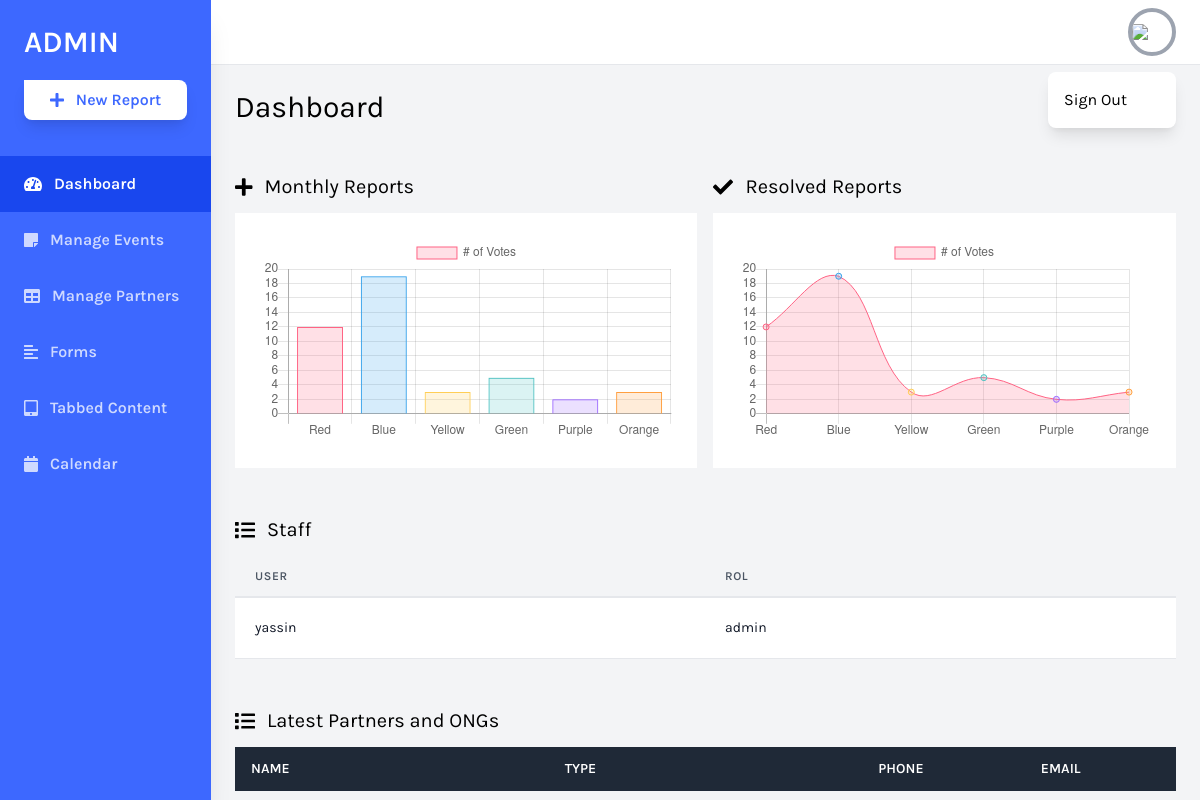
Page /daskboard/index.php (signed in) on the earlier database version.
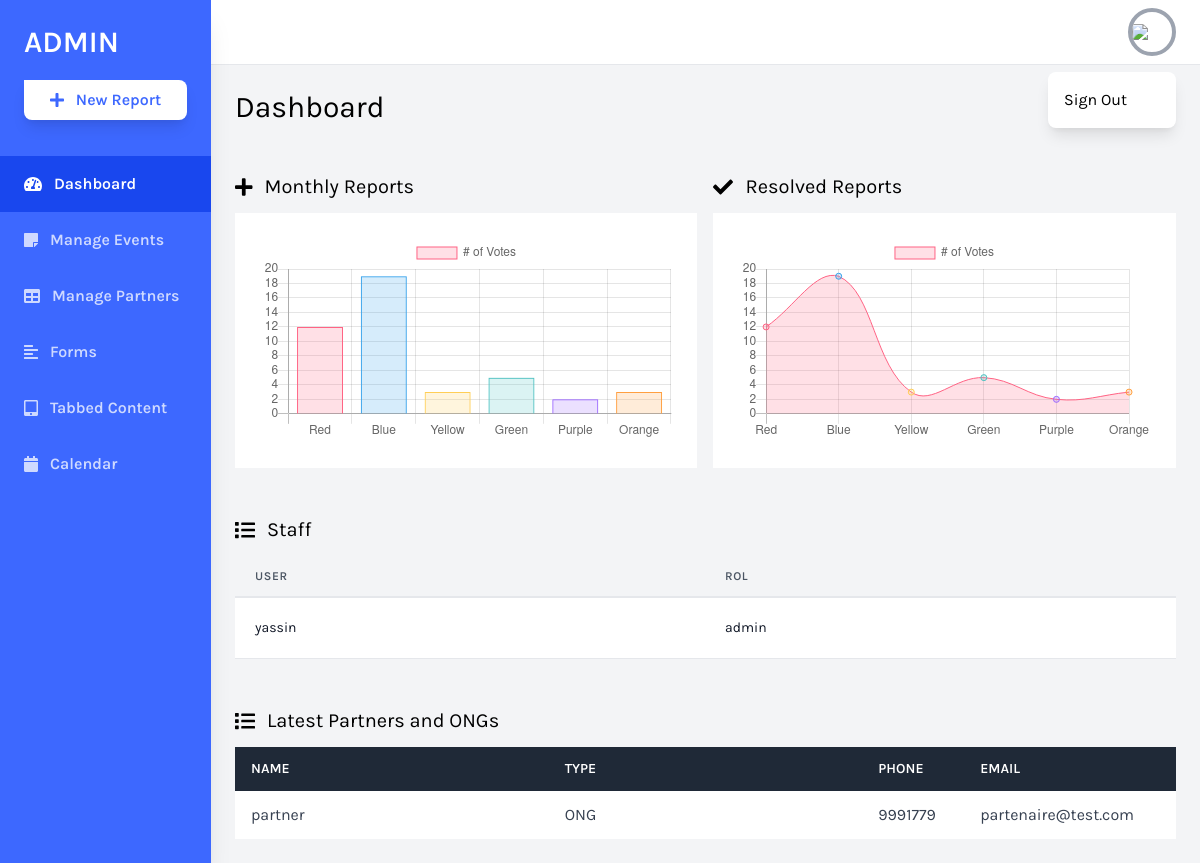
Same page on the later database version.
### tables this page shows
CREATE TABLE `utilisateur` (
  `ID` int(11) NOT NULL,
  `role` varchar(20) NOT NULL,
  `Nom` varchar(20) NOT NULL,
  `username` varchar(20) NOT NULL,
  `Email` varchar(100) NOT NULL,
  `password` varchar(20) NOT NULL,
  `adresse` varchar(50) NOT NULL,
  `tel` varchar(8) NOT NULL
);

CREATE TABLE `partenaires` (
  `IDpartenaire` int(11) NOT NULL,
  `role` varchar(30) NOT NULL,
  `email` varchar(30) NOT NULL,
  `password` varchar(30) NOT NULL,
  `username` varchar(30) NOT NULL,
  `typepartenaire` varchar(30) NOT NULL,
  `location` varchar(30) NOT NULL,
  `tel` varchar(30) NOT NULL,
  `statue` tinyint(1) NOT NULL,
  `dateapplication` timestamp NOT NULL DEFAULT current_timestamp() ON UPDATE current_timestamp()
);

### daskboard/index.php (the view, shortened to what the changed rows need)
<?php
    include "conn.php";
    $req1 = "select * from utilisateur where role = 'admin'";
    $res1 = mysqli_query($conn, $req1);
    $req2 = "select * from partenaires where statue = 1";
    $res2 = mysqli_query($conn, $req2);
    if(isset($_SESSION['Nom']) && isset($_SESSION['id'])){
?>
<!DOCTYPE html>
<html lang="en">
<head>
    <link href="https://cdnjs.cloudflare.com/ajax/libs/tailwindcss/2.2.19/tailwind.min.css" rel="stylesheet">
</head>
<body class="bg-gray-100 font-family-karla flex">
    <div class="w-full flex flex-col h-screen overflow-y-hidden">
        <div class="w-full overflow-x-hidden border-t flex flex-col">
            <main class="w-full flex-grow p-6">
                <h1 class="text-3xl text-black pb-6">Dashboard</h1>
                <div class="w-full mt-12">
                    <div class="bg-white overflow-auto">
                        <table class="min-w-full leading-normal">
                            <thead>
                                <tr>
                                    <th
                                        class="px-5 py-3 border-b-2 border-gray-200 bg-gray-100 text-left text-xs font-semibold text-gray-600 uppercase tracking-wider">
                                        User
                                    </th>
                                    <th
                                        class="px-5 py-3 border-b-2 border-gray-200 bg-gray-100 text-left text-xs font-semibold text-gray-600 uppercase tracking-wider">
                                        Rol
                                    </th>
                                </tr>
                            </thead>
                            <tbody>
                                <?php
                                while($row=mysqli_fetch_assoc($res1)) {
                                    echo('<tr>
                                    <td class="px-5 py-5 border-b border-gray-200 bg-white text-sm">
                                        <div class="flex items-center">
                                            <div class="">
                                                <p class="text-gray-900 whitespace-no-wrap">'
                                                    .$row["Nom"].'
                                                </p>
                                            </div>
                                        </div>
                                    </td>
                                    <td class="px-5 py-5 border-b border-gray-200 bg-white text-sm">
                                        <p class="text-gray-900 whitespace-no-wrap">'
                                                    .$row["role"].'</p>
                                    </td>
                                </tr>');
                                }
                                ?>
                            </tbody>
                        </table>
                    </div>
                </div>
                <div class="w-full mt-12">
                    <div class="bg-white overflow-auto">
                        <table class="min-w-full bg-white">
                            <thead class="bg-gray-800 text-white">
                                <tr>
                                    <th class="w-1/3 text-left py-3 px-4 uppercase font-semibold text-sm">Name</th>
                                    <th class="w-1/3 text-left py-3 px-4 uppercase font-semibold text-sm">TYPE</th>
                                    <th class="text-left py-3 px-4 uppercase font-semibold text-sm">Phone</th>
                                    <th class="text-left py-3 px-4 uppercase font-semibold text-sm">Email</th>
                                </tr>
                            </thead>
                            <tbody class="text-gray-700">
                                <?php
                                while($row2=mysqli_fetch_assoc($res2)) {
                                    echo('<tr>
                                    <td class="w-1/3 text-left py-3 px-4">'.$row2['username'].'</td>
                                    <td class="w-1/3 text-left py-3 px-4">'.$row2['typepartenaire'].'</td>
                                    <td class="text-left py-3 px-4"><a class="hover:text-blue-500"
                                            href="tel:622322662">'.$row2['tel'].'</a></td>
                                    <td class="text-left py-3 px-4"><a class="hover:text-blue-500"
                                            href="mailto:jonsmith@mail.com">'.$row2['email'].'</a></td>
                                </tr>');
                                }
                                ?>
                            </tbody>
                        </table>
                    </div>
                </div>
            </main>
        </div>
    </div>
</body>
</html>
<?php
    }else {
        header("Location: login.html");
    }
?>

Differences in the rows shown:
now on this page (row edited): partenaires: username "partner", typepartenaire "ONG", tel "9991779", email "partenaire@test.com"
